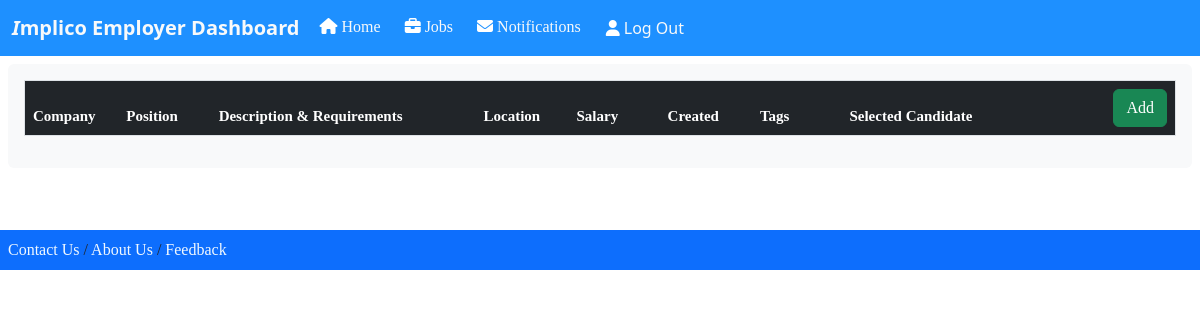
The app's page /jobDashboardHTML.html (signed in), older data.
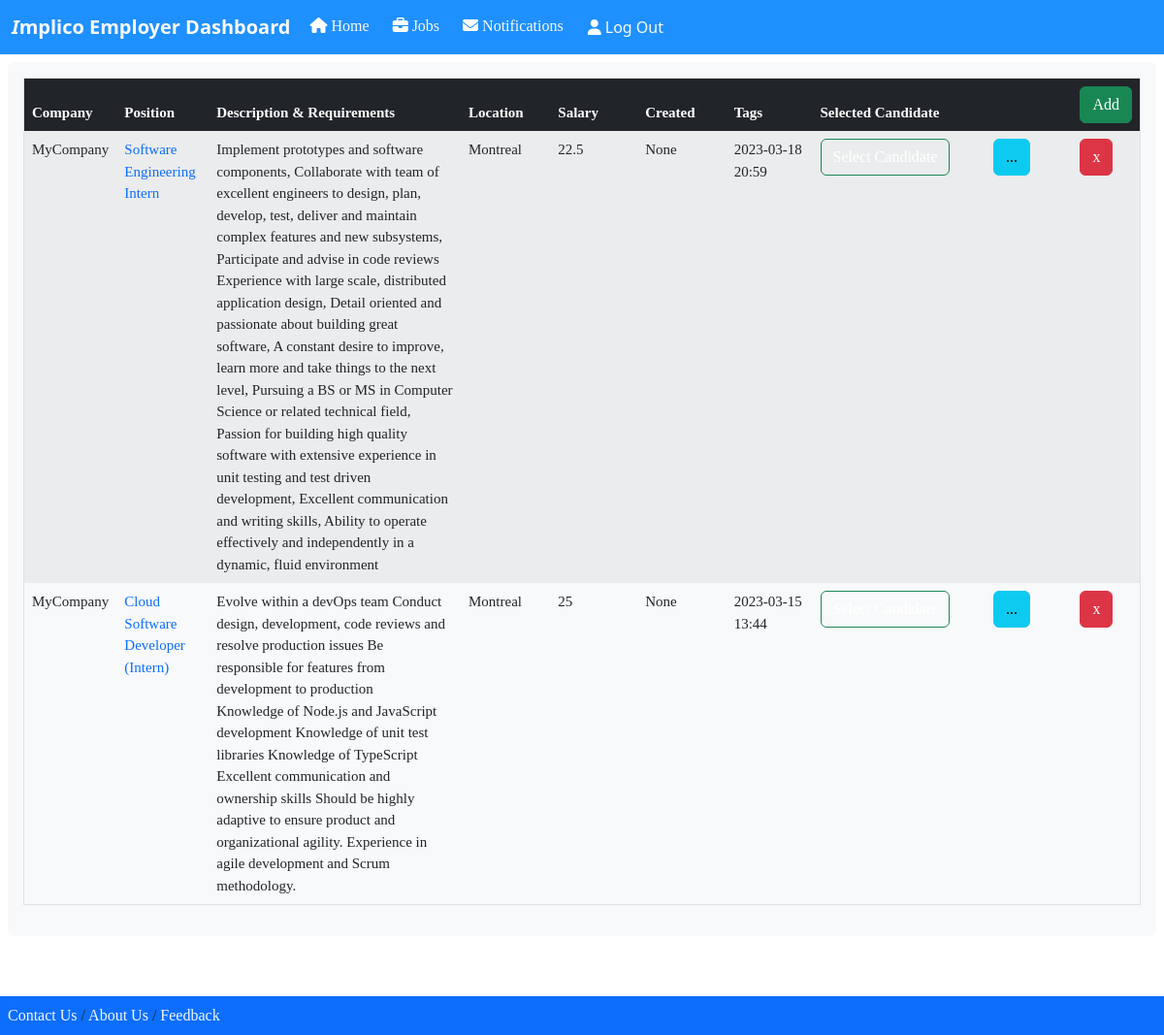
The same page, newer data.
### tables this page shows
CREATE TABLE JobPostings (jobKey NUMBER, userID NUMBER, title TEXT, company TEXT, jobDescription TEXT, requirements TEXT, workLocation TEXT, salary NUMBER, creationDate TEXT, selectedCandidate TEXT, PRIMARY KEY(jobKey), FOREIGN KEY(userID) REFERENCES LoginInfo(userKey));

### Implico/employerDashboard.py (the view, shortened to what this page needs)
@employerDashboard.route('/jobDashboardHTML.html', methods = ['GET','POST'])
def jobDashboard():
    if request.method == 'POST' and request.form.get("logout")!=None:
        logout()
        return render_template('home.html', boolean=True)
    elif request.method == 'GET':
        if(session.get("userID") == None or session.get("userType") == "student" or session.get("userType") == "admin"):
            if(session.get("userID") == None):
                return redirect("/loginHTML.html")
            elif session.get("userType") == "student":
                return redirect("/viewJobPosting.html")
            else:
                return redirect("/adminJobDashboard.html")
        else:
            conn = sqlite3.connect("data.db")
            c = conn.cursor()
            jobPostings = c.execute("SELECT * FROM JobPostings WHERE userID=" + str(session["userID"]) + "" ).fetchall()
            return render_template("jobDashboardHTML.html", jobPostings = jobPostings)

### Implico/templates/jobDashboardHTML.html (shortened to what this page needs)
<!DOCTYPE html>
<html>
  <head>
    <link rel="stylesheet" href="{{ url_for('static', filename='css/jobDashboardCSS.css') }}"/>
    <link rel="stylesheet" href="https://cdnjs.cloudflare.com/ajax/libs/font-awesome/4.7.0/css/font-awesome.min.css"/>
        <link href="https://cdn.jsdelivr.net/npm/bootstrap@5.2.3/dist/css/bootstrap.min.css" rel="stylesheet">
  </head>
  <body class="position-relative">
        <nav class="navbar navbar-expand-lg sticky-top" style="background-color:#1E90FF;">
          <div class="container-fluid">
              <a class="navbar-brand text-light" href="../indexEmployer.html"><b><i>I</i>mplico Employer Dashboard</b></a>
              <div class="collapse navbar-collapse" id="navbarSupportedContent">
                  <ul class="navbar-nav me-auto mb-2 mb-lg-0">
                      <li class="nav-item mx-1">
                          <a class="nav-link active text-light" href="../indexEmployer.html"><i class="fa-solid fa-house" style="color: #ffffff;"></i> Home</a>
                      </li>
                      <li class="nav-item mx-1">
                          <a class="nav-link text-light" href="../jobDashboardHTML.html"><i class="fa-solid fa-briefcase" style="color: #ffffff;"></i> Jobs</a>
                      </li>
                      <li class="nav-item mx-1">
                          <a class="nav-link text-light" href="../notification.html"><i class="fa-solid fa-envelope" style="color: #ffffff;"></i> Notifications</a>
                      </li>
                      <li class="nav-item mx-1">
                          <form method="POST">
                              <button type="submit" name="logout" class="nav-link text-light btn btn-link">
                                  <i class="fa-solid fa-user" style="color: #ffffff;"></i> Log Out
                              </button>
                          </form>
                      </li>
                  </ul>
              </div>
          </div>
      </nav>
        <div class="row bg-light rounded p-3 m-2 h-95">
          <table class="table table-responsive table-borderless table-striped table-hover rounded">
              <thead>
                  <tr class="bg-dark text-white fw-bold">
                      <th class="col-1 ms-1">Company</th>
                      <th class="col-1">Position</th>
                      <th class="col-3">Description & Requirements</th>
                      <th class="col-1">Location</th>
                      <th class="col-1">Salary</th>
                      <th class="col-1">Created</th>
                      <th class="col-1">Tags</th>
                      <th class="col-2">Selected Candidate</th>
                      <th class="col-1"></th>
                      <th class="col-1"><form method="POST"><button type="submit" name="Add" class="btn btn-success">Add</form></th>
                  </tr>
              </thead>
              <tbody>
                {% for jobPosting in jobPostings %}
                <tr>
                  <td>{{jobPosting[3]}}</td>
                  <td><a href="#">{{jobPosting[2]}}</a></td>
                  <td>{{jobPosting[4]}}<br/>{{jobPosting[5]}}</td>
                  <td>{{jobPosting[6]}}</td>
                  <td>{{jobPosting[7]}}</td>
                  <td>{{jobPosting[9]}}</td>
                  <td>{{jobPosting[8]}}</td>
                  <td><a class="btn btn-success" href="../jobApplicantsEmployer.html">Select Candidate</a></td>
                  <td><form method="POST">
                    <button type="submit" class="btn btn-info" href="../editJobEmployer.html">...</a>
                    </form></td>
                  <td><form method="POST">
                    <button type="submit" class="btn btn-danger" type="button">x</button>
                  </form></td>
                </tr>
                {% endfor %}
              </tbody>
        </table>
      </div>
      <br>
      <footer class="container-fluid bg-primary card-footer p-2 position-absolute bottom-0 start-50 translate-middle-x" style="bottom: 0px;">
        <a href="mailto:implico.web@gmail.com" style="color:aliceblue; text-decoration: none;">Contact Us</a> /
        <a href="../aboutUs.html" style="color:aliceblue; text-decoration: none;">About Us</a> /
        <a href="../submitFeedback.html" style="color:aliceblue; text-decoration: none;">Feedback</a>
    </footer>
  </body>
</html>

### Implico/static/css/jobDashboardCSS.css (style rules this page uses)
body { margin-top: 50px; }
ul { overflow: hidden; list-style-type: none; margin-left: -8px; margin-top: -50px; padding: 0; width:100%; background-color: dodgerblue; position: fixed; }
li { display: inline; }
li a { color:aliceblue; display: block; padding: 20px 15px; font-family: Verdana; float:right; }
a:link { background-color: transparent; text-decoration: none; }
footer { position: absolute; font-family: Verdana; color:aliceblue; width:100%; background-color: darkblue; margin-left: -50px; margin-bottom: -70px; bottom:0; padding: 20px 50px; }
table { width: 95%; margin-left:auto; margin-right:auto; border: 1px solid black; border-collapse: collapse; font-family: Verdana; font-size: 15px; }
th { border: 1px solid black; border-collapse: collapse; background-color: powderblue; padding: 5px 0px; width:10%; }
td { border: 1px solid black; border-collapse: collapse; }

Row changes from the older to the newer data that the page shows:
added JobPostings: company "MyCompany", title "Software Engineering Intern", jobDescription "Implement prototypes and software components, Collaborate with team of excellent engineers to design, plan, develop, test, deliver and maintain complex features and new subsystems, Participate and advise in code reviews", requirements "Experience with large scale, distributed application design, Detail oriented and passionate about building great software, A constant desire to improve, learn more and take things to the next level, Pursuing a BS or MS in Computer Science or related technical field, Passion for building high quality software with extensive experience in unit testing and test driven development, Excellent communication and writing skills, Ability to operate effectively and independently in a dynamic, fluid environment", workLocation "Montreal", salary "22.5", selectedCandidate "None", creationDate "2023-03-18 20:59"
added JobPostings: company "MyCompany", title "Cloud Software Developer (Intern)", jobDescription "Evolve within a devOps team Conduct design, development, code reviews and resolve production issues Be responsible for features from development to production", requirements "Knowledge of Node.js and JavaScript development Knowledge of unit test libraries Knowledge of TypeScript Excellent communication and ownership skills Should be highly adaptive to ensure product and organizational agility. Experience in agile development and Scrum methodology.", workLocation "Montreal", salary "25", selectedCandidate "None", creationDate "2023-03-15 13:44"
